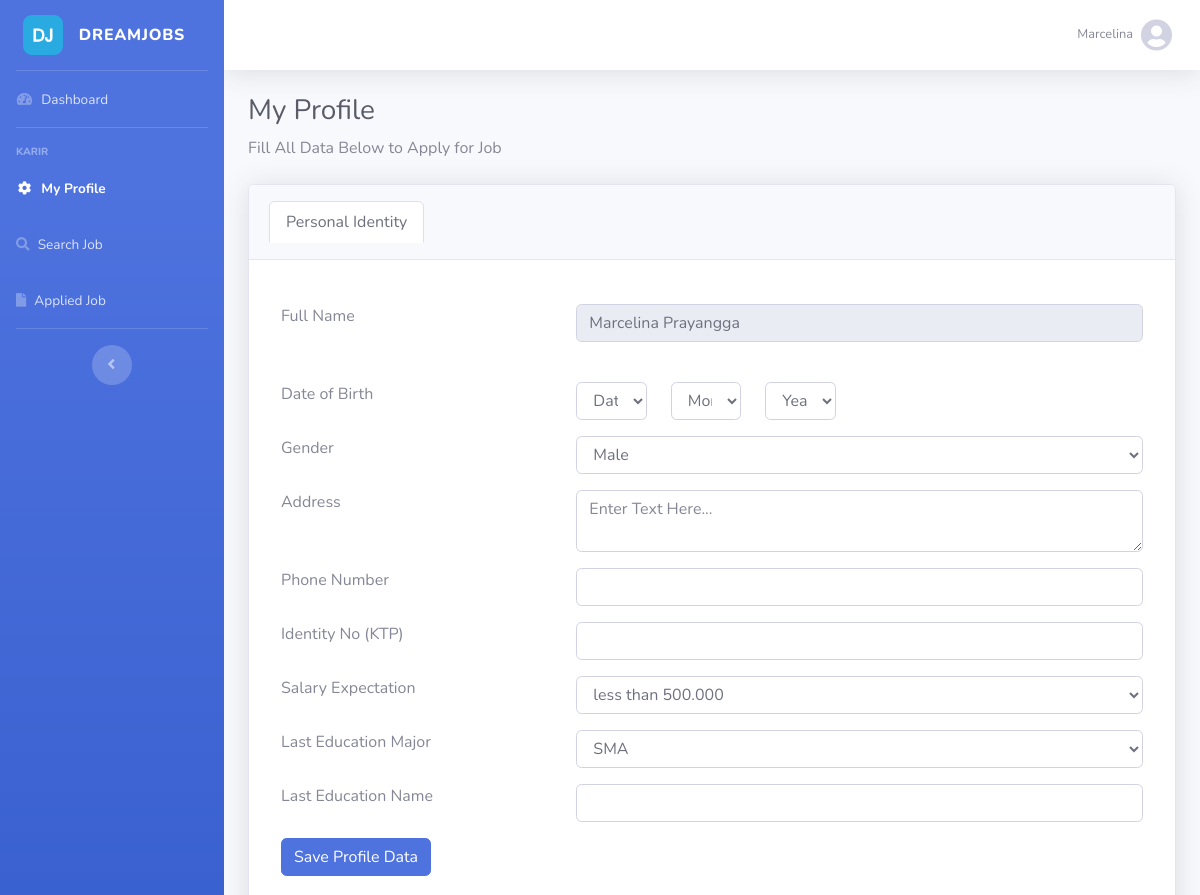
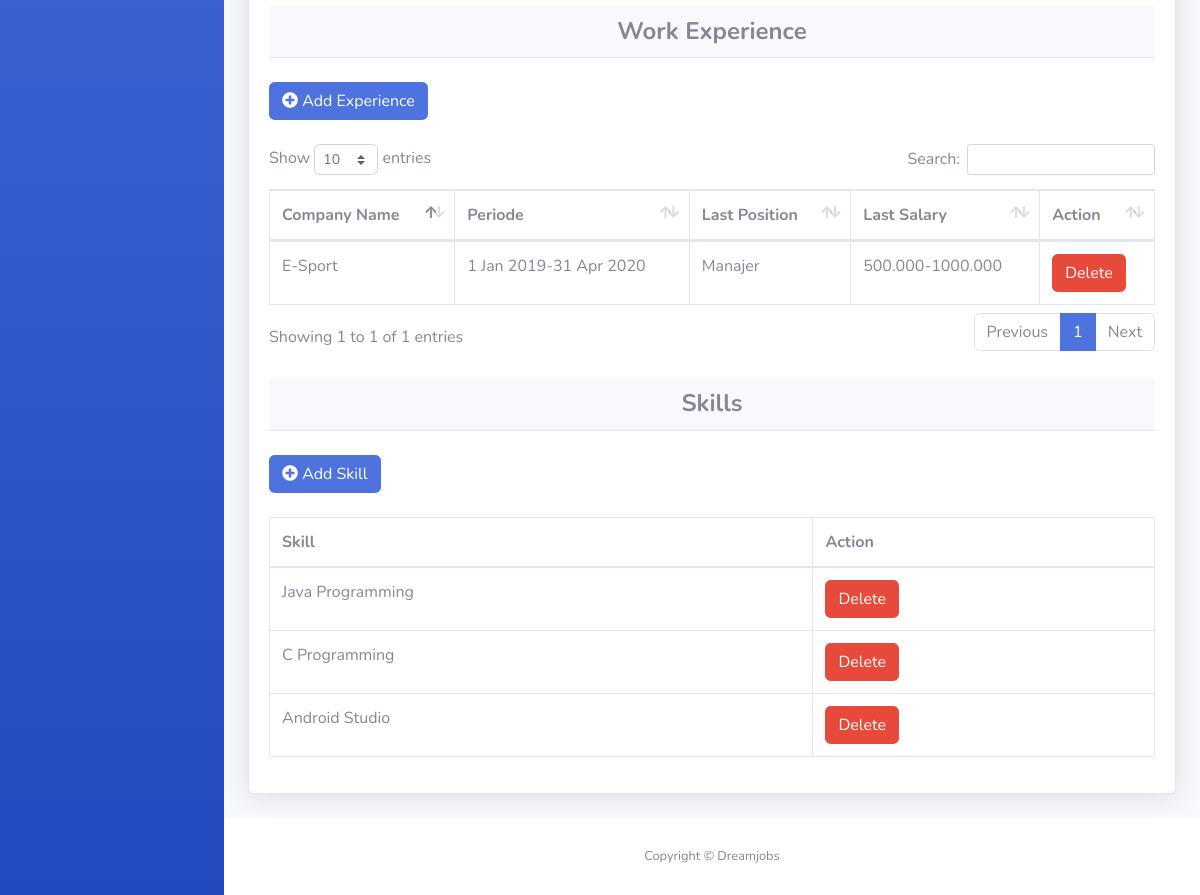
The page /UMyProfileCreate.php (signed in) on the database its author committed (2 pictures, top to bottom).
### tables this page shows
CREATE TABLE `trapplicantform` (
  `ApplicantFormId` varchar(15) NOT NULL,
  `UserID` varchar(15) DEFAULT NULL,
  `ApplicantDOB` date DEFAULT NULL,
  `ApplicantGender` varchar(10) DEFAULT NULL,
  `ApplicantAddress` varchar(255) DEFAULT NULL,
  `ApplicantPhone` varchar(55) DEFAULT NULL,
  `ApplicantIdentityNo` varchar(50) DEFAULT NULL,
  `EducationTypeID` int(11) DEFAULT NULL,
  `LastEducationName` varchar(255) DEFAULT NULL,
  `LastEducationMajor` varchar(255) DEFAULT NULL,
  `SalaryRangeID` int(11) DEFAULT NULL,
  `CreatedDate` date DEFAULT NULL,
  `UpdatedDate` date DEFAULT NULL
);

CREATE TABLE `msuser` (
  `UserID` varchar(15) NOT NULL,
  `RoleID` int(11) DEFAULT NULL,
  `FirstName` varchar(50) DEFAULT NULL,
  `LastName` varchar(50) NOT NULL,
  `UserEmail` varchar(255) DEFAULT NULL,
  `UserPassword` varchar(255) DEFAULT NULL,
  `LastLogin` date DEFAULT NULL
);

CREATE TABLE `trworkexperience` (
  `RecID` int(11) NOT NULL,
  `ApplicantFormID` varchar(15) DEFAULT NULL,
  `CompanyName` varchar(255) DEFAULT NULL,
  `WorkPeriod` varchar(50) DEFAULT NULL,
  `LastPosition` varchar(255) DEFAULT NULL,
  `LastSalary` varchar(255) DEFAULT NULL,
  `CreatedDate` date DEFAULT NULL,
  `UpdatedDate` date DEFAULT NULL
);

### UMyProfileCreate.php (the view, shortened to what the rows shown need)
<?php
include_once "config/DB.php";
$page = "MyProfile";
?>
<!DOCTYPE html>
<html lang="en">
<head><meta http-equiv="Content-Type" content="text/html; charset=utf-8">
  <link href="vendor/fontawesome-free/css/all.min.css" rel="stylesheet" type="text/css">
  <link href="css/sb-admin-2.min.css" rel="stylesheet">
    <link href="vendor/datatables/dataTables.bootstrap4.min.css" rel="stylesheet">
</head>
<body id="page-top">
  <?php include "contain.php"?>
        <div class="container-fluid">
            <h1 class="h3 mb-2 text-gray-800">My Profile</h1>
            <div class="card shadow mb-4">
                <div class="tab-content">
                    <div class="tab-pane active" id="home" role="tabpanel">
                        <div class="card-body">
                            <div class="table-responsive">
                                <div class="ibox-content">
                                      <?php
                                          $query = "SELECT FirstName,LastName from msuser where UserID='".$_SESSION['userid']."'";
                                          $res = $conn->query($query);
                                      ?>
                                      <form  method="POST" class="form-horizontal col-12" action="controller/UInsertProfile.php">
                                        <br/>
                                            <div class="form-group mb-sm-3 row">
                                                <div class="col-8">
                                                <?php while($row = $res->fetch_assoc()){ ?>
                                                <input name="lname" class="form-control form-control-user" value="<?=$row['FirstName']." ".$row['LastName'] ?>" disabled><br>
                                                <?php } ?>
                                                </div>
                                            </div>
                                            <br><br>
                                      </form>
                                            <br />
                                            <div class="table-responsive">
                                                <br />
                                                <br />
                                                <table class="table table-bordered" id="dataTable" width="100%" cellspacing="0">
                                                    <thead>
                                                        <tr>
                                                            <th>Company Name</th>
                                                            <th>Periode</th>
                                                            <th>Last Position</th>
                                                            <th>Last Salary</th>
                                                            <th>Action</th>
                                                        </tr>
                                                    </thead>
                                                    <?php
                                                          $query = "SELECT CompanyName,WorkPeriod,LastPosition,LastSalary,RecID FROM trworkexperience A
                                                          JOIN trapplicantform B ON A.ApplicantFormID = B.ApplicantFormId
                                                          WHERE B.userid = '".$_SESSION['userid']."'";
                                                          $res = $conn->query($query);
                                                      ?>
                                                    <tbody>
                                                      <?php while($row = $res->fetch_assoc()){ ?>
                                                        <tr>
                                                            <td><?= $row['CompanyName'] ?></td>
                                                            <td><?= $row['WorkPeriod'] ?></td>
                                                            <td><?= $row['LastPosition'] ?></td>
                                                            <td><?= $row['LastSalary'] ?></td>
                                                            <td>
                                                                <a href="controller/UDeleteExperience.php?RecID=<?=$row['RecID']?>" class="btn btn-danger btn-user">
                                                                    Delete
                                                                </a>
                                                            </td>
                                                        </tr>
                                                      <?php } ?>
                                                    </tbody>
                                                </table>
                                            </div>
                                        <br />
                                        <br />
                                        <div class="table-responsive">
                                            <br />
                                            <br />
                                            <table class="table table-bordered" id="myTable2" width="100%" cellspacing="0">
                                                <thead>
                                                    <tr>
                                                        <th>Skill</th>
                                                        <th>Action</th>
                                                    </tr>
                                                </thead>
                                            </table>
                                        </div>
                                </div>
                            </div>
                        </div>
                    </div>
                </div>
            </div>
        </div>
      </div>
    </div>
  </div>
</body>
</html>

### contain.php (shortened to what the rows shown need)
<div id="wrapper">
<ul class="navbar-nav bg-gradient-primary sidebar sidebar-dark accordion" id="accordionSidebar">
  <?php
        include_once "config/DB.php";
        $query="SELECT SalaryRangeID,ApplicantDOB, ApplicantGender, ApplicantAddress, ApplicantPhone, ApplicantIdentityNo,EducationTypeID,LastEducationName,
        LastEducationMajor from trapplicantform a join msuser b on a.userid=b.userid where a.userid='".$_SESSION['userid']."'";
        $result=$conn->query($query);
        while($temp=$result->fetch_assoc()){
          if($temp['ApplicantDOB']==null||$temp['ApplicantGender']==null||$temp['ApplicantAddress']==null||
                           $temp['ApplicantPhone']==null||$temp['ApplicantIdentityNo']==null||$temp['EducationTypeID'] ==null
                           ||  $temp['LastEducationName']==null||$temp['LastEducationMajor']==null||$temp['SalaryRangeID']==null)
                        {
                           { ?>  <a class="sidebar-brand d-flex align-items-center justify-content-center" href="UDashboardNew.php">
                                  <img src="logo.png" alt="gambar" style="width: 40px">
                                  <div class="sidebar-brand-text mx-3">DREAMJOBS</div>
                                </a>
                                  <?php }
                        } else{
                             { ?> <a class="sidebar-brand d-flex align-items-center justify-content-center" href="UDashboardExists.php">
                                    <img src="logo.png" alt="gambar" style="width: 40px">
                                    <div class="sidebar-brand-text mx-3">DREAMJOBS</div>
                                  </a>
                                  <?php }
                        }
        ?>
      <?php }?>
  <li class="nav-item <?php if($page == "Dashboard") echo "active";?>">
  <?php
        include_once "config/DB.php";
        $query="SELECT SalaryRangeID,ApplicantDOB, ApplicantGender, ApplicantAddress, ApplicantPhone, ApplicantIdentityNo,EducationTypeID,LastEducationName,LastEducationMajor from trapplicantform a join msuser b on a.userid=b.userid where a.userid='".$_SESSION['userid']."'";
        $result=$conn->query($query);
        while($temp=$result->fetch_assoc()){
          if($temp['ApplicantDOB']==null||$temp['ApplicantGender']==null||$temp['ApplicantAddress']==null||
                           $temp['ApplicantPhone']==null||$temp['ApplicantIdentityNo']==null||$temp['EducationTypeID'] ==null
                           ||  $temp['LastEducationName']==null||$temp['LastEducationMajor']==null||$temp['SalaryRangeID']==null)
                        {
                           { ?>   <a class="nav-link" href="UDashboardNew.php">
                                  <i class="fas fa-fw fa-tachometer-alt"></i>
                                  <span>Dashboard</span></a>
                                  <?php }
                        } else{
                             { ?> <a class="nav-link" href="UDashboardExists.php">
                                  <i class="fas fa-fw fa-tachometer-alt"></i>
                                  <span>Dashboard</span></a>
                                  <?php }
                        }
        ?>
      <?php }?>
  </li>
  <li class="nav-item <?php if($page == "MyProfile") echo "active";?>">
      <?php
        include_once "config/DB.php";
        $query="SELECT SalaryRangeID,ApplicantDOB, ApplicantGender, ApplicantAddress, ApplicantPhone, ApplicantIdentityNo,EducationTypeID,LastEducationName,LastEducationMajor from trapplicantform a join msuser b on a.userid=b.userid where a.userid='".$_SESSION['userid']."'";
        $result=$conn->query($query);
        while($temp=$result->fetch_assoc()){
          if($temp['ApplicantDOB']==null||$temp['ApplicantGender']==null||$temp['ApplicantAddress']==null||
                           $temp['ApplicantPhone']==null||$temp['ApplicantIdentityNo']==null||$temp['EducationTypeID'] ==null
                           ||  $temp['LastEducationName']==null||$temp['LastEducationMajor']==null||$temp['SalaryRangeID']==null)
                        {
                           { ?> <a class="nav-link collapsed" href="UMyProfileCreate.php">
                            <i class="fas fa-fw fa-cog"></i>
                            <span>My Profile</span></a><?php }
                        } else{
                             { ?> <a class="nav-link collapsed" href="UMyProfile.php">
                                 <i class="fas fa-fw fa-cog"></i>
                                  <span>My Profile</span>
                             </a><?php }
                        }
        ?>
      <?php }?>
  </li>
</ul>
<div id="content-wrapper" class="d-flex flex-column">
  <div id="content">

### rows shown on the page
trapplicantform: ApplicantGender "Female" (drawn), ApplicantDOB "Dashboard"
msuser: lname "Marcelina Prayangga"
trworkexperience: CompanyName "E-Sport", WorkPeriod "1 Jan 2019-31 Apr 2020", LastPosition "Manajer", LastSalary "500.000-1000.000"

### other values the page prints
$_SESSION['user'] "Marcelina"
$row['SkillName'] "Java Programming"
$row['SkillName'] "C Programming"
$row['SkillName'] "Android Studio"
